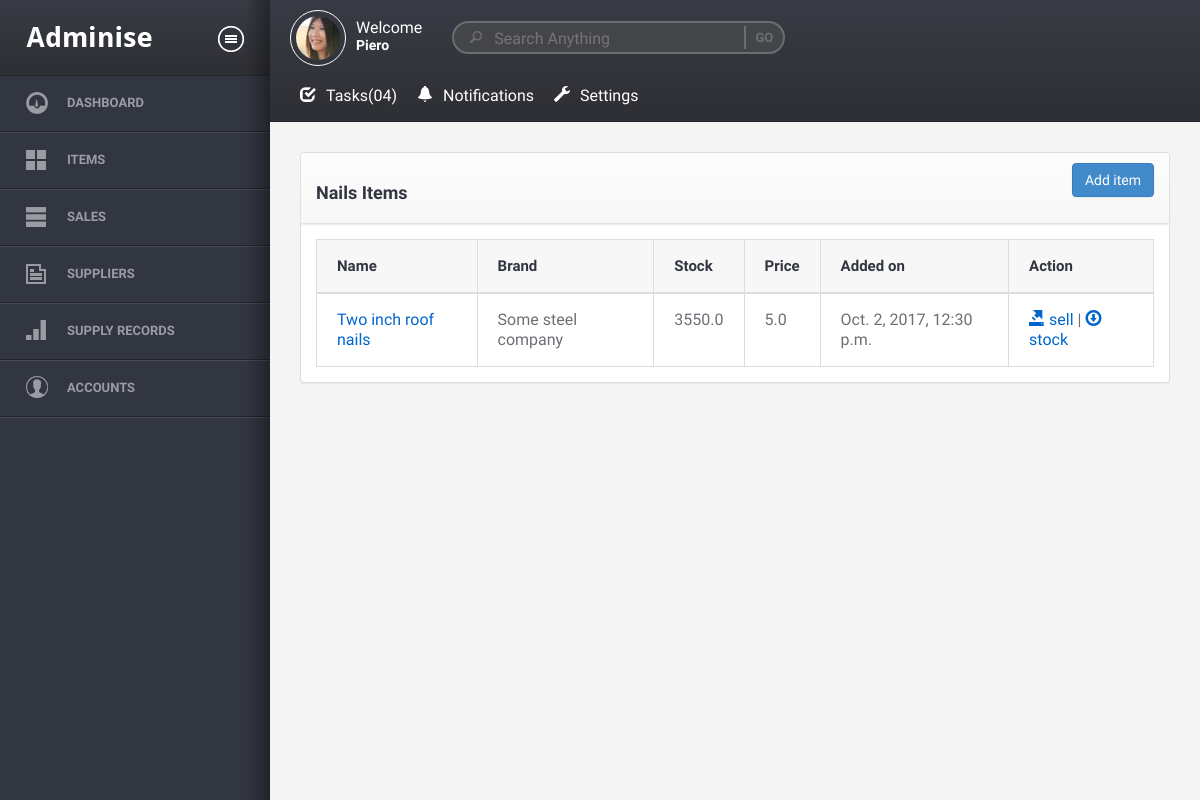
/category/1/detail/ (signed in), run on the app's committed database.
### inventory/models.py (models this page shows, shortened)
class Item_categorie(models.Model):
	category_name = models.CharField(max_length=200)
	created_on = models.DateTimeField(auto_now_add=True)

class Item(models.Model):
	category = models.ForeignKey(Item_categorie)
	item_name = models.CharField(max_length=200)
	brand = models.CharField(max_length=200)
	description = models.TextField(blank=True)
	quantity = models.FloatField(default=0)
	price = models.FloatField()
	created_on = models.DateTimeField(auto_now_add=True)

### inventory/views.py (the view)
# urls.py: url(r'^category/(?P<pk>\d+)/detail/$', views.category_detail, name='category_detail'),
@login_required(login_url='login')
def category_detail(request, pk):
	category = get_object_or_404(Item_categorie, pk=pk)
	context = {
		'category' : category,
	}
	return render(request, 'inventory/category-items.html', context)

### inventory/templates/inventory/category-items.html (shortened to what this page needs)
{% extends "base.html" %}
{% block content %}
	<div class="row">
		<div class="col-md-12">
			<div class="panel panel-default">
				<div class="panel-heading">
					<a href="{% url 'inventory:new_item' %}" class="btn btn-primary pull-right">Add item</a>
					<h3>{{ category.category_name }} Items</h3>
				</div>
				<div class="panel-body">
					<table class="table table-bordered table-responsive">
						<thead>
							<th>Name</th>
							<th>Brand</th>
							<th>Stock</th>
							<th>Price</th>
							<th>Added on</th>
							<th>Action</th>
						</thead>
						<tbody>
							{% for item in category.item_set.all %}
							<tr>
								<td><a href="">{{ item.item_name }}</a></td>
								<td>{{ item.brand }}</td>
								<td>{{ item.quantity }}</td>
								<td>{{ item.price }}</td>
								<td>{{ item.created_on }}</td>
								<td>
									<a href="{% url 'inventory:get_item' item.pk %}"><span class="glyphicon glyphicon-export"></span> sell</a> |
									<a href="{% url 'inventory:add_stock' item.pk %}"><span class="glyphicon glyphicon-download"></span> stock</a>
								</td>
							</tr>
							{% empty %}
							<tr>
								<td colspan="4"><h3>No {{ category.category_name }} items registered yet</h3></td>
							</tr>
							{% endfor %}
						</tbody>
					</table>
				</div>
			</div>
		</div>
	</div>
{% endblock %}

### templates/topbar.html (shortened to what this page needs)
{% load static %}
<header>
    <div class="user">
        <figure>
            <a href="#"><img src="{% static 'assets/images/avatar1.jpg' %}" alt="Adminise" /></a>
        </figure>
        <div class="welcome">
            <p>Welcome</p>
            <h5><a href="#">{{ user.username }}</a></h5>
        </div>
    </div>
    <div class="search-box">
        <input type="text" placeholder="Search Anything" />
        <input type="submit" value="go" />
    </div>
    <nav class="topnav">
        <ul id="nav1">
            <li class="tasks">
                <a href="#"><i class="glyphicon glyphicon-check"></i>Tasks<span>(04)</span></a>
            </li>
            <li class="notifi">
                <a href="#"><i class="glyphicon glyphicon-bell"></i>Notifications</a>
            </li>
            <li class="settings">
                <a href="#"><i class="glyphicon glyphicon-wrench"></i>Settings</a>
            </li>
        </ul>
    </nav>
    <div class="clearfix"></div>
</header>

### static/assets/css/custom.css (style rules this page uses)
body { font-size: 16px; }
a { color: #06c; }

### data on the page
Item_categorie: category_name "Nails"
Item: item_name "Two inch roof nails", brand "Some steel company", quantity "3550.0", price "5.0", created_on "Oct. 2, 2017, 12:30 p.m."

### other printed values
{{ user.username }} "Piero"
